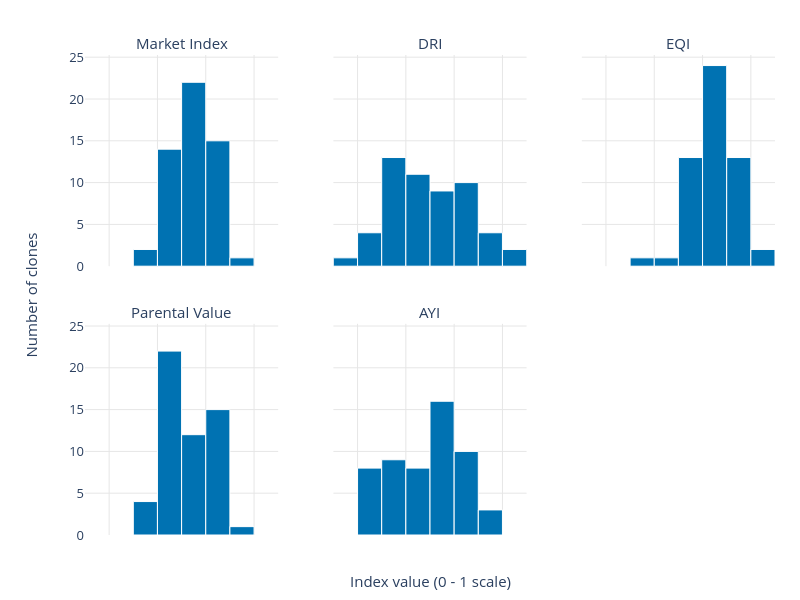

Notebook source saved alongside this figure:
### Markdown cell above
*Target distribution histograms*

### Code cell
# Visualize the distribution of target columns
long_targets = (
    pheno[TARGET_COLS]
    .rename(columns=TARGET_NAMES)
    .melt(var_name='target', value_name='value')
)

fig = px.histogram(
    long_targets,
    x='value',
    facet_col='target',
    facet_col_wrap=3,
    nbins=12,
    category_orders={
        'target': [TARGET_NAMES[col] for col in TARGET_COLS]
    },
    color_discrete_sequence=[PALETTE[0]],
    labels={'value': '', 'count': ''},
    facet_col_spacing=0.08,
    facet_row_spacing=0.12,
)

fig.for_each_annotation(lambda a: a.update(text=a.text.split('=')[-1]))
fig.update_traces(marker_line_color='white', marker_line_width=1)

fig.update_xaxes(title_text='', showticklabels=False, ticks='', showgrid=True, gridcolor='#E6E6E6', zeroline=False)
fig.update_yaxes(title_text='', showgrid=True, gridcolor='#E6E6E6', zeroline=False)

fig.add_annotation(
    text='Index value (0 - 1 scale)',
    xref='paper',
    yref='paper',
    x=0.5,
    y=-0.12,
    showarrow=False,
)
fig.add_annotation(
    text='Number of clones',
    xref='paper',
    yref='paper',
    x=-0.095,
    y=0.5,
    textangle=-90,
    showarrow=False,
)

fig.update_layout(
    template='plotly_white',
    width=800,
    height=600,
    showlegend=False,
    margin=dict(l=85, r=25, t=55, b=65),
    font=dict(size=13),
)
fig.update_annotations(font_size=15)

fig.show(config={'responsive': True})

### Figure 1 — Plotly figure (JSON) as saved in the notebook; plotly's stock layout.template omitted (floating-point values rounded to 4 significant figures)
{"data": [{"bingroup": "x", "hovertemplate": "target=Market Index<br>=%{x}<br>count=%{y}<extra></extra>", "legendgroup": "", "marker": {"color": "#0072B2", "line": {"color": "white", "width": 1}, "pattern": {"shape": ""}}, "name": "", "nbinsx": 12, "orientation": "v", "showlegend": false, "type": "histogram", "x": [0.5086, 0.7971, 0.6238, 0.5046, 0.5123, 0.6554, 0.6259, 0.5339, 0.6534, 0.5858, 0.613, 0.5266, 0.5051, 0.6383, 0.5095, 0.4886, 0.4552, 0.5018, 0.4423, 0.4996, 0.5274, 0.546, 0.5284, 0.4301, 0.6857, 0.6385, 0.5164, 0.4548, 0.535, 0.5854, 0.3856, 0.6394, 0.6367, 0.4833, 0.5637, 0.5512, 0.5343, 0.487, 0.5163, 0.613, 0.6653, 0.6336, 0.4593, 0.5699, 0.491, 0.5438, 0.3211, 0.6755, 0.4402, 0.4626, 0.6353, 0.4857, 0.4168, 0.5082], "xaxis": "x4", "yaxis": "y4"}, {"bingroup": "x", "hovertemplate": "target=DRI<br>=%{x}<br>count=%{y}<extra></extra>", "legendgroup": "", "marker": {"color": "#0072B2", "line": {"color": "white", "width": 1}, "pattern": {"shape": ""}}, "name": "", "nbinsx": 12, "orientation": "v", "showlegend": false, "type": "histogram", "x": [0.3675, 0.8798, 0.7063, 0.3375, 0.3375, 0.6815, 0.6757, 0.474, 0.6587, 0.4395, 0.7238, 0.3997, 0.3625, 0.65, 0.3937, 0.1938, 0.4625, 0.3663, 0.4375, 0.3688, 0.5002, 0.575, 0.4948, 0.4125, 0.8125, 0.625, 0.5112, 0.4532, 0.6933, 0.6372, 0.2948, 0.6352, 0.509, 0.3683, 0.402, 0.3105, 0.6797, 0.307, 0.4475, 0.5465, 0.5777, 0.5483, 0.4607, 0.7188, 0.5, 0.5205, 0.257, 0.757, 0.375, 0.2823, 0.6438, 0.25, 0.4758, 0.3643], "xaxis": "x5", "yaxis": "y5"}, {"bingroup": "x", "hovertemplate": "target=EQI<br>=%{x}<br>count=%{y}<extra></extra>", "legendgroup": "", "marker": {"color": "#0072B2", "line": {"color": "white", "width": 1}, "pattern": {"shape": ""}}, "name": "", "nbinsx": 12, "orientation": "v", "showlegend": false, "type": "histogram", "x": [0.5701, 0.7834, 0.5562, 0.6241, 0.6783, 0.7779, 0.5922, 0.5645, 0.7033, 0.7109, 0.5679, 0.6669, 0.7826, 0.6467, 0.5918, 0.5561, 0.6349, 0.737, 0.6287, 0.6655, 0.6426, 0.5989, 0.8147, 0.5983, 0.7328, 0.7008, 0.6559, 0.69, 0.6217, 0.647, 0.5288, 0.7539, 0.628, 0.6941, 0.6374, 0.745, 0.6599, 0.5065, 0.6932, 0.6128, 0.8229, 0.7511, 0.6121, 0.6852, 0.6218, 0.5654, 0.3585, 0.6182, 0.6548, 0.6356, 0.7364, 0.716, 0.4116, 0.5131], "xaxis": "x6", "yaxis": "y6"}, {"bingroup": "x", "hovertemplate": "target=Parental Value<br>=%{x}<br>count=%{y}<extra></extra>", "legendgroup": "", "marker": {"color": "#0072B2", "line": {"color": "white", "width": 1}, "pattern": {"shape": ""}}, "name": "", "nbinsx": 12, "orientation": "v", "showlegend": false, "type": "histogram", "x": [0.4964, 0.7998, 0.6373, 0.4807, 0.4791, 0.6309, 0.6326, 0.5278, 0.6434, 0.5607, 0.622, 0.4986, 0.4496, 0.6366, 0.493, 0.475, 0.4192, 0.4547, 0.405, 0.4664, 0.5044, 0.5354, 0.4712, 0.3965, 0.6762, 0.626, 0.4885, 0.4077, 0.5177, 0.573, 0.357, 0.6165, 0.6385, 0.4412, 0.549, 0.5124, 0.5091, 0.4831, 0.481, 0.6131, 0.6338, 0.6101, 0.4287, 0.5469, 0.4649, 0.5395, 0.3137, 0.687, 0.3973, 0.428, 0.6151, 0.4397, 0.4179, 0.5072], "xaxis": "x", "yaxis": "y"}, {"bingroup": "x", "hovertemplate": "target=AYI<br>=%{x}<br>count=%{y}<extra></extra>", "legendgroup": "", "marker": {"color": "#0072B2", "line": {"color": "white", "width": 1}, "pattern": {"shape": ""}}, "name": "", "nbinsx": 12, "orientation": "v", "showlegend": false, "type": "histogram", "x": [0.5884, 0.7281, 0.609, 0.5521, 0.521, 0.5068, 0.6096, 0.5633, 0.598, 0.6069, 0.5474, 0.5132, 0.3703, 0.6181, 0.5428, 0.7158, 0.2681, 0.402, 0.2608, 0.4645, 0.4395, 0.464, 0.2759, 0.2795, 0.5117, 0.5896, 0.382, 0.2211, 0.2902, 0.4718, 0.3333, 0.5291, 0.7733, 0.3877, 0.6518, 0.598, 0.2631, 0.6476, 0.4083, 0.6798, 0.5953, 0.6013, 0.305, 0.3059, 0.3513, 0.5454, 0.3479, 0.6513, 0.2909, 0.4699, 0.5258, 0.4912, 0.3632, 0.6472], "xaxis": "x2", "yaxis": "y2"}], "layout": {"annotations": [{"font": {"size": 15}, "showarrow": false, "text": "Parental Value", "x": 0.14, "xanchor": "center", "xref": "paper", "y": 0.44, "yanchor": "bottom", "yref": "paper"}, {"font": {"size": 15}, "showarrow": false, "text": "AYI", "x": 0.5, "xanchor": "center", "xref": "paper", "y": 0.44, "yanchor": "bottom", "yref": "paper"}, {"font": {"size": 15}, "showarrow": false, "text": "Market Index", "x": 0.14, "xanchor": "center", "xref": "paper", "y": 1.0, "yanchor": "bottom", "yref": "paper"}, {"font": {"size": 15}, "showarrow": false, "text": "DRI", "x": 0.5, "xanchor": "center", "xref": "paper", "y": 1.0, "yanchor": "bottom", "yref": "paper"}, {"font": {"size": 15}, "showarrow": false, "text": "EQI", "x": 0.86, "xanchor": "center", "xref": "paper", "y": 1.0, "yanchor": "bottom", "yref": "paper"}, {"font": {"size": 15}, "showarrow": false, "text": "Index value (0 - 1 scale)", "x": 0.5, "xref": "paper", "y": -0.12, "yref": "paper"}, {"font": {"size": 15}, "showarrow": false, "text": "Number of clones", "textangle": -90, "x": -0.095, "xref": "paper", "y": 0.5, "yref": "paper"}], "barmode": "relative", "font": {"size": 13}, "height": 600, "legend": {"tracegroupgap": 0}, "margin": {"b": 65, "l": 85, "r": 25, "t": 55}, "showlegend": false, "width": 800, "xaxis": {"anchor": "y", "domain": [0.0, 0.28], "gridcolor": "#E6E6E6", "showgrid": true, "showticklabels": false, "ticks": "", "title": {"text": ""}, "zeroline": false}, "xaxis2": {"anchor": "y2", "domain": [0.36, 0.64], "gridcolor": "#E6E6E6", "matches": "x", "showgrid": true, "showticklabels": false, "ticks": "", "title": {"text": ""}, "zeroline": false}, "xaxis3": {"anchor": "y3", "domain": [0.72, 1.0], "gridcolor": "#E6E6E6", "matches": "x", "showgrid": true, "showticklabels": false, "ticks": "", "title": {"text": ""}, "zeroline": false}, "xaxis4": {"anchor": "y4", "domain": [0.0, 0.28], "gridcolor": "#E6E6E6", "matches": "x", "showgrid": true, "showticklabels": false, "ticks": "", "title": {"text": ""}, "zeroline": false}, "xaxis5": {"anchor": "y5", "domain": [0.36, 0.64], "gridcolor": "#E6E6E6", "matches": "x", "showgrid": true, "showticklabels": false, "ticks": "", "title": {"text": ""}, "zeroline": false}, "xaxis6": {"anchor": "y6", "domain": [0.72, 1.0], "gridcolor": "#E6E6E6", "matches": "x", "showgrid": true, "showticklabels": false, "ticks": "", "title": {"text": ""}, "zeroline": false}, "yaxis": {"anchor": "x", "domain": [0.0, 0.44], "gridcolor": "#E6E6E6", "showgrid": true, "title": {"text": ""}, "zeroline": false}, "yaxis2": {"anchor": "x2", "domain": [0.0, 0.44], "gridcolor": "#E6E6E6", "matches": "y", "showgrid": true, "showticklabels": false, "title": {"text": ""}, "zeroline": false}, "yaxis3": {"anchor": "x3", "domain": [0.0, 0.44], "gridcolor": "#E6E6E6", "matches": "y", "showgrid": true, "showticklabels": false, "title": {"text": ""}, "zeroline": false}, "yaxis4": {"anchor": "x4", "domain": [0.56, 1.0], "gridcolor": "#E6E6E6", "matches": "y", "showgrid": true, "title": {"text": ""}, "zeroline": false}, "yaxis5": {"anchor": "x5", "domain": [0.56, 1.0], "gridcolor": "#E6E6E6", "matches": "y", "showgrid": true, "showticklabels": false, "title": {"text": ""}, "zeroline": false}, "yaxis6": {"anchor": "x6", "domain": [0.56, 1.0], "gridcolor": "#E6E6E6", "matches": "y", "showgrid": true, "showticklabels": false, "title": {"text": ""}, "zeroline": false}}}
